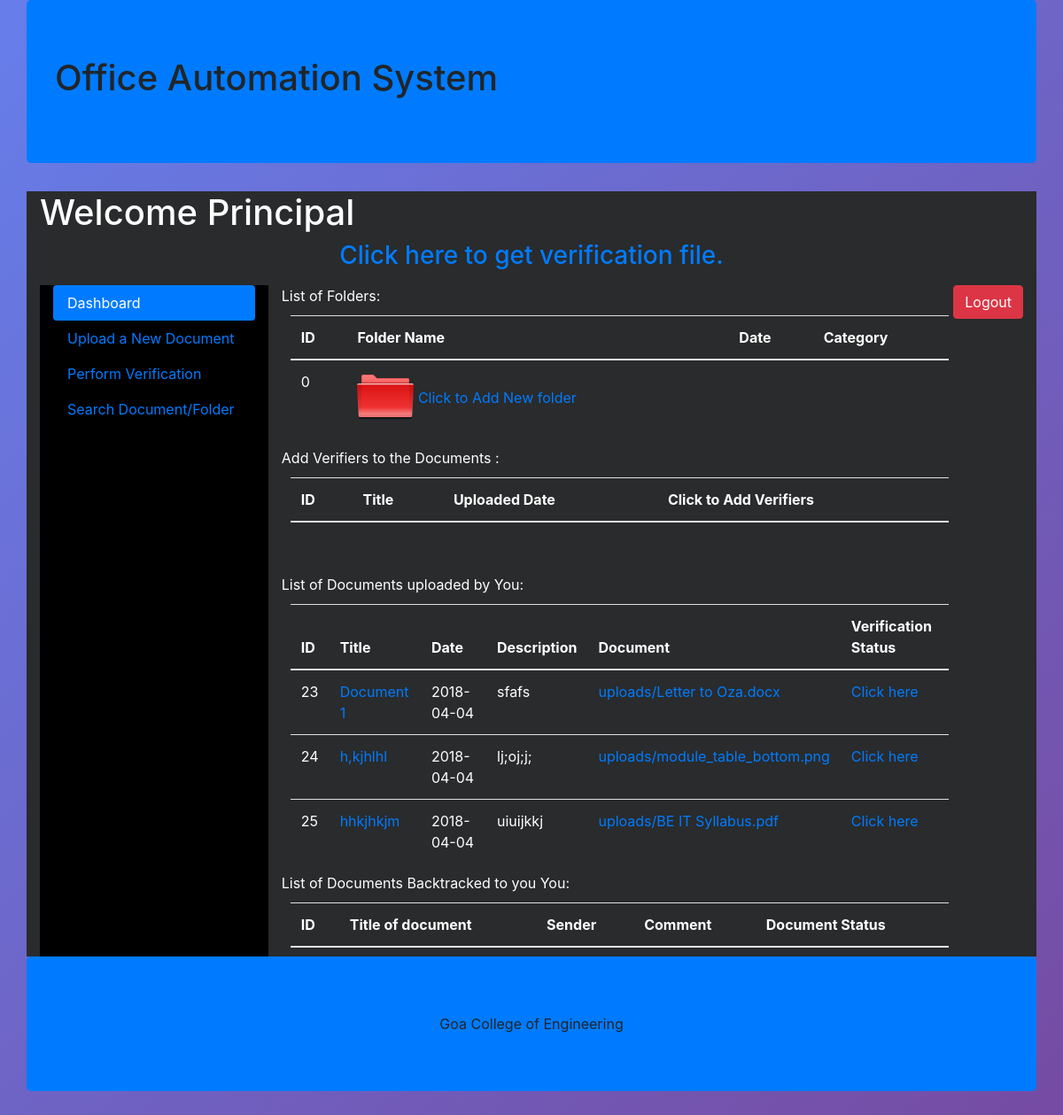
Page /faculty/home.php (signed in) on the committed database.
### tables this page shows
CREATE TABLE `document` (
  `id` int(11) NOT NULL,
  `title` varchar(40) NOT NULL,
  `description` text NOT NULL,
  `dept` varchar(40) NOT NULL,
  `path` varchar(100) NOT NULL,
  `date` date NOT NULL,
  `uname` varchar(40) NOT NULL,
  `forc` varchar(10) NOT NULL
);

### faculty/Home.php (the view, shortened to what this page needs)
<?php
include("dbConfig.php");
$name=$_SESSION["user_name"];
$desg=$_SESSION["user_desg"];
$filename="uploads/".$name;
?>
<!DOCTYPE html>
<html>
	<head>
        <link href="../assets/css/bootstrap.min.css" rel="stylesheet">
        <link rel="stylesheet" href="https://maxcdn.bootstrapcdn.com/bootstrap/4.0.0-alpha.6/css/bootstrap.min.css">
	</head>
	<body style="background-image: linear-gradient(135deg, #667eea 0%, #764ba2 100%);">
        <div class="container jumbotron bg-primary">
                <h1>Office Automation System</h1>
        </div>
        <div class="container bg-inverse text-white">
            <h1>Welcome <?php echo $name; ?> </h1>
            <center> <h3><div class="title"> <a href="<?php echo $filename;?>"> <label> Click here to get verification file. </label></a></div></h3> </center>
            <form action="logout.php" method="post"><button type="submit" class="btn btn-danger float-md-right" onclick="logout.php">Logout</button> </form>
            <div class="row">
            <div class="col-sm-3" style="background-color:black;">
                <ul class="nav nav-pills flex-column">
                  <li class="nav-item">
                    <a class="nav-link active" href="Home.php">Dashboard</a>
                  </li>
                  <li class="nav-item">
                    <a class="nav-link" href="upload.php">Upload a New Document</a>
                  </li>
                     <li class="nav-item">
                    <a class="nav-link" href="doverify.php">Perform Verification</a>
                  </li>
                      <li class="nav-item">
                    <a class="nav-link" href="search.php">Search Document/Folder</a>
                  </li>
                </ul>
            </div>
            <div class="col-sm-9" style="background-color:inverse;">
                <div class="title"> List of Folders:</div>
                <table class ="table" style ="margin:10px;">
                <thead>
                <th>ID</th><th>Folder Name </th><th>Date</th><th>Category</th>
                </thead>
                <tbody>
                    <?php
                     echo "<tr>
                            <td> 0 </td>
                            <td> <a href = \" newfolder.php\"> <img src = \"../assets/folder.png\" alt = \"folder\" width = 64 height = 64> </img> Click to Add New folder </a></td>
                            <td> </td>
                            <td> </td>
                            </tr>";
                    ?>
                </tbody>
                </table>
                <?php
                if($desg == "Principal") {
                echo "
                <div class=\"title\"> Add Verifiers to the Documents :</div>
                <table class =\"table\" style =\"margin:10px;\">
                <thead>
                    <th>ID</th> <th>Title</th>  <th>Uploaded Date</th>  <th>Click to Add Verifiers</th>
                </thead>
                <tbody>";
                    echo " </tbody>
                 </table>
                <br /> <br /> "; }
                ?>
                <div class="title"> List of Documents uploaded by You:</div>
                <table class ="table" style ="margin:10px;">
                <thead>
                <th>ID</th><th>Title</th><th>Date</th><th>Description</th><th>Document </th><th>Verification Status</th>
                </thead>
                <tbody>
                    <?php
                    $validate = "SELECT * FROM document WHERE uname = '".$name."'  ";
                    $result2 = mysqli_query($con,$validate);
                    foreach ($result2 as $row)
                    {
                        echo "<tr>
                            <td> ".$row['id']."</td>
                            <td> <a href = \" viewdoc.php?var=". $row['title']."\">". $row['title']." </a></td>
                            <td> ". $row['date']."</td>
                            <td> ". $row['description']."</td>
                            <td> <a href = \"" .$row['path']."\"  >". $row['path']."</a> </td>
                            <td> <a href = \" checkverify.php?var=". $row['title']."\">Click here </a> </td>
                            </tr>";
                    }
                    ?>
                </tbody>
                </table>
                      <div class="title"> List of Documents Backtracked to you You:</div>
                <table class ="table" style ="margin:10px;">
                <thead>
                <th>ID</th><th>Title of document</th><th>Sender</th><th>Comment</th><th>Document Status</th>
                </thead>
                </table>
            </div>
          </div>
        </div>
	        <div class="container jumbotron bg-primary">
                <center>		Goa College of Engineering </center>
				</div>
	</body>
</html>

### rows in the picture
document: id "23", title "Document 1", date "2018-04-04", description "sfafs", path "uploads/Letter to Oza.docx"
document: id "24", title "h,kjhlhl", date "2018-04-04", description "lj;oj;j;", path "uploads/module_table_bottom.png"
document: id "25", title "hhkjhkjm", date "2018-04-04", description "uiuijkkj", path "uploads/BE IT Syllabus.pdf"

### other values in the picture
$name "Principal"
